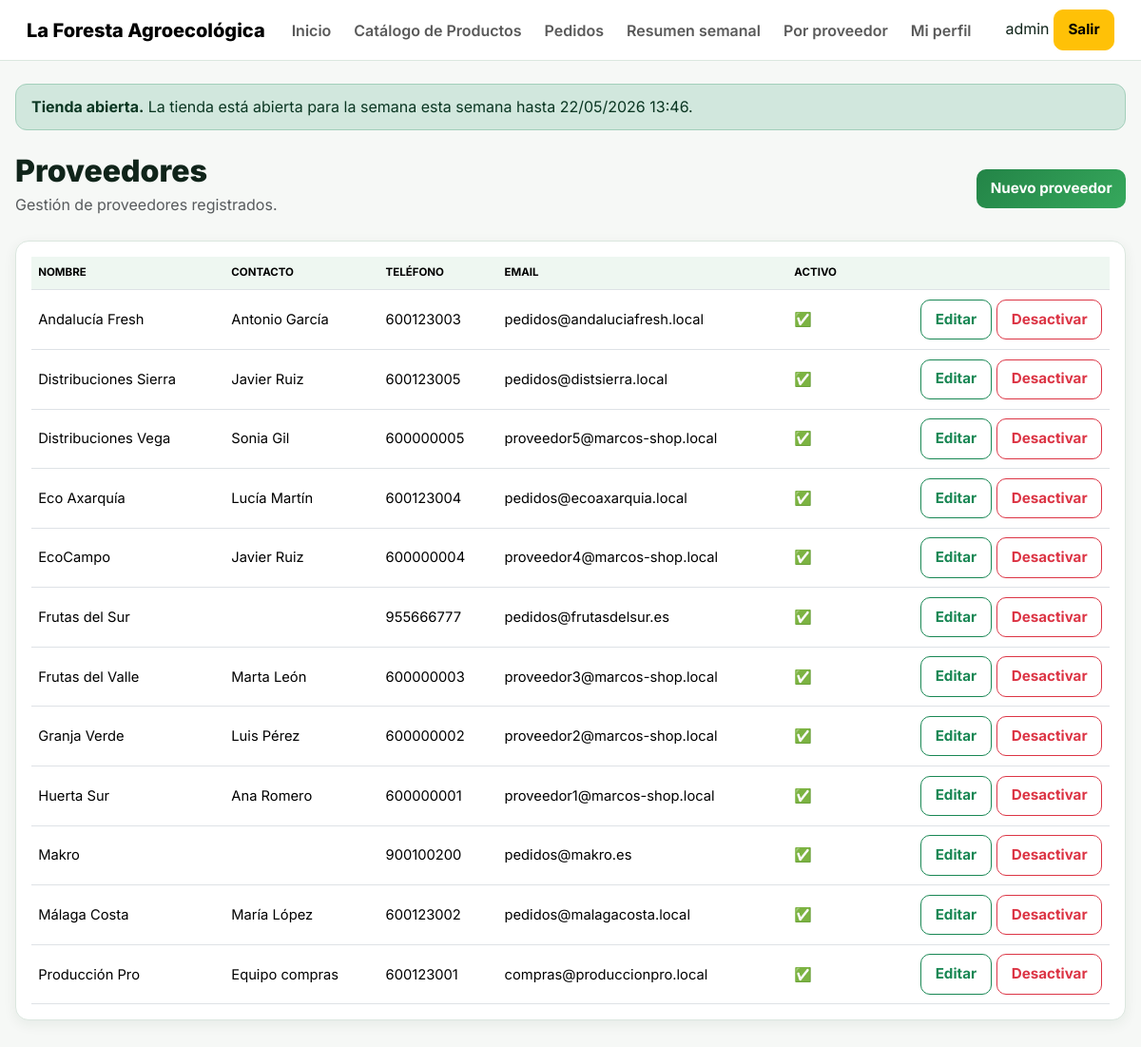
The page /catalogo/proveedores/ (signed in) on the database its author committed.
### catalog/models.py (models this page shows, shortened)
class Proveedor(models.Model):
    nombre = models.CharField(max_length=150)
    contacto = models.CharField(max_length=150, blank=True)
    telefono = models.CharField(max_length=30, blank=True)
    email = models.EmailField(blank=True)
    direccion = models.TextField(blank=True)
    observaciones = models.TextField(blank=True)
    activo = models.BooleanField(default=True)
    class Meta:
        ordering = ['nombre']

### catalog/views.py (the view)
# urls.py: path('proveedores/', proveedor_list, name='proveedor_list'),
@login_required
@user_passes_test(admin_required)
def proveedor_list(request):
    proveedores = Proveedor.objects.all()
    return render(request, 'catalog/proveedor_list.html', {'proveedores': proveedores})

### catalog/views.py (called while the page is built)
def admin_required(user):
    return user.is_superuser

### core/context_processors.py (called while the page is built, shortened)
def shop_status(request):
    now = timezone.now()
    ciclo = OrderCycle.objects.filter(
        cerrado=False,
        inicio__lte=now,
        cierre__gte=now
    ).order_by('-inicio').first()
    if ciclo:
        shop_open = True
        shop_status_message = f'La tienda está abierta para la semana {ciclo.nombre} hasta {ciclo.cierre.strftime("%d/%m/%Y %H:%M")}.'
    return {
        'shop_open': shop_open,
        'shop_status_message': shop_status_message,
        'APP_DISPLAY_NAME': getattr(settings, 'APP_DISPLAY_NAME', 'La Foresta Agroecológica'),
    }

### templates/catalog/proveedor_list.html
{% extends "base.html" %}
{% block content %}
<div class="page-hero">
    <div>
        <h1>Proveedores</h1>
        <p class="text-muted">
            Gestión de proveedores registrados.
        </p>
    </div>
    <a href="{% url 'proveedor_create' %}"
       class="btn btn-success">
        Nuevo proveedor
    </a>
</div>
<div class="card">
    <div class="card-body">
        <table class="table align-middle">
            <thead>
                <tr>
                    <th>Nombre</th>
                    <th>Contacto</th>
                    <th>Teléfono</th>
                    <th>Email</th>
                    <th>Activo</th>
                    <th></th>
                </tr>
            </thead>
            <tbody>
                {% for proveedor in proveedores %}
                <tr>
                    <td>
                        {{ proveedor.nombre }}
                    </td>
                    <td>
                        {{ proveedor.contacto }}
                    </td>
                    <td>
                        {{ proveedor.telefono }}
                    </td>
                    <td>
                        {{ proveedor.email }}
                    </td>
                    <td>
                        {% if proveedor.activo %}
                        ✅
                        {% else %}
                        ❌
                        {% endif %}
                    </td>
                    <td class="text-end">
                        <a href="{% url 'proveedor_update' proveedor.pk %}"
                           class="btn btn-sm btn-outline-success">
                            Editar
                        </a>
                        <a href="{% url 'proveedor_delete' proveedor.pk %}"
                           class="btn btn-sm btn-outline-danger">
                            Desactivar
                        </a>
                    </td>
                </tr>
                {% empty %}
                <tr>
                    <td colspan="6">
                        No hay proveedores registrados.
                    </td>
                </tr>
                {% endfor %}
            </tbody>
        </table>
    </div>
</div>
{% endblock %}

### templates/base.html (shortened to what this page needs)
{% load static %}
<!DOCTYPE html>
<html lang="es">
<head>
  <link rel="stylesheet" href="https://cdn.jsdelivr.net/npm/bootstrap@5.3.3/dist/css/bootstrap.min.css">
  <link rel="stylesheet" href="{% static 'css/styles.css' %}">
</head>
<body class="app-body">
<nav class="navbar navbar-expand-lg app-navbar">
  <div class="container-fluid app-container">
    <a class="navbar-brand brand-mark" href="{% url 'dashboard_redirect' %}">
      <span>{{ APP_DISPLAY_NAME|default:"La Foresta Agroecológica" }}</span>
    </a>
    {% if user.is_authenticated %}
    <div class="collapse navbar-collapse" id="mainNav">
      <ul class="navbar-nav me-auto mb-2 mb-lg-0 nav-pills-soft">
        <li class="nav-item"><a class="nav-link" href="{% url 'dashboard_redirect' %}">Inicio</a></li>
        <li class="nav-item"><a class="nav-link" href="{% url 'product_table' %}">Catálogo de Productos</a></li>
        <li class="nav-item"><a class="nav-link" href="{% url 'pedido_list' %}">Pedidos</a></li>
        {% if user.is_superuser %}
          <li class="nav-item"><a class="nav-link" href="{% url 'weekly_summary' %}">Resumen semanal</a></li>
          <li class="nav-item"><a class="nav-link" href="{% url 'supplier_summary' %}">Por proveedor</a></li>
        {% endif %}
        <li class="nav-item"><a class="nav-link" href="{% url 'profile_edit' %}">Mi perfil</a></li>
      </ul>
      <div class="user-chip-wrap">
        <span class="user-chip">{{ user.username }}</span>
        <a class="btn btn-warning btn-sm btn-soft-warning" href="{% url 'logout' %}">Salir</a>
      </div>
    </div>
    {% endif %}
  </div>
</nav>
<main class="container py-4 app-container">
  {% if user.is_authenticated %}
    <div class="alert status-alert {% if shop_open %}alert-success{% else %}alert-warning{% endif %} mb-4" role="alert">
      <strong>{% if shop_open %}Tienda abierta{% else %}Tienda cerrada{% endif %}.</strong>
      {{ shop_status_message }}
    </div>
  {% endif %}
  {% block content %}{% endblock %}
</main>
</body>
</html>

### static/css/styles.css (style rules this page uses)
:root { --bg: #f6f8f6; --panel: #ffffff; --text: #10241a; --muted: #5f6f66; --green: #238447; --green-dark: #176332; --green-soft: #e8f5ec; --line: #dbe7df; --warning-bg: #fff6dc; --warning-line: #f2d47b; --shadow: 0 4px 14px rgba(20,60,35,.07); --radius: 14px; }
* { box-sizing: border-box; }
body { margin: 0; font-family: Inter, system-ui, sans-serif; color: var(--text); background: #f6f8f6; min-height: 100vh; overflow-x: hidden; }
.navbar { background: rgba(255,255,255,.96) !important; backdrop-filter: blur(10px); border-bottom: 1px solid var(--line); padding: .65rem 1rem; }
.navbar-brand { font-weight: 800; }
.nav-link { font-weight: 600; border-radius: 999px; padding: .45rem .75rem !important; }
.container { max-width: 1280px; padding: .8rem 1rem; }
h1 { font-size: 2rem; font-weight: 850; margin-bottom: .25rem; }
p { color: var(--muted); margin-bottom: .6rem; }
.alert { border-radius: 12px; padding: .7rem 1rem; margin-bottom: 1rem; }
.card { border-radius: var(--radius) !important; border: 1px solid var(--line) !important; box-shadow: var(--shadow); margin-bottom: 1rem; }
.card-body { padding: 1rem !important; }
.btn { border-radius: 10px !important; font-weight: 700 !important; padding: .55rem .9rem !important; font-size: .95rem !important; }
.btn-success { background: linear-gradient(135deg,var(--green),#36a85c) !important; border: none !important; }
.table { background: white; margin: 0 !important; font-size: .92rem; }
.table th { background: #eef7f1; text-transform: uppercase; font-size: .72rem; padding: .55rem .45rem !important; white-space: nowrap; }
.table td { padding: .55rem .45rem !important; vertical-align: middle; }
.table td .btn { margin: .05rem; }
.page-hero { display: flex; justify-content: space-between; align-items: center; flex-wrap: wrap; gap: .7rem; margin-bottom: 1rem; }

### rows shown on the page
Proveedor: nombre "Andalucía Fresh", contacto "Antonio García", telefono "600123003", email "pedidos@andaluciafresh.local"
Proveedor: nombre "Distribuciones Sierra", contacto "Javier Ruiz", telefono "600123005", email "pedidos@distsierra.local"
Proveedor: nombre "Distribuciones Vega", contacto "Sonia Gil", telefono "600000005", email "proveedor5@marcos-shop.local"
Proveedor: nombre "Eco Axarquía", contacto "Lucía Martín", telefono "600123004", email "pedidos@ecoaxarquia.local"
Proveedor: nombre "EcoCampo", contacto "Javier Ruiz", telefono "600000004", email "proveedor4@marcos-shop.local"
Proveedor: nombre "Frutas del Sur", telefono "955666777", email "pedidos@frutasdelsur.es"
Proveedor: nombre "Frutas del Valle", contacto "Marta León", telefono "600000003", email "proveedor3@marcos-shop.local"
Proveedor: nombre "Granja Verde", contacto "Luis Pérez", telefono "600000002", email "proveedor2@marcos-shop.local"
Proveedor: nombre "Huerta Sur", contacto "Ana Romero", telefono "600000001", email "proveedor1@marcos-shop.local"
Proveedor: nombre "Makro", telefono "900100200", email "pedidos@makro.es"
Proveedor: nombre "Málaga Costa", contacto "María López", telefono "600123002", email "pedidos@malagacosta.local"
Proveedor: nombre "Producción Pro", contacto "Equipo compras", telefono "600123001", email "compras@produccionpro.local"

### other values the page prints
{{ APP_DISPLAY_NAME|default:"La Foresta Agroecológica" }} "La Foresta Agroecológica"
{{ user.username }} "admin"
{{ shop_status_message }} "La tienda está abierta para la semana esta semana hasta 22/05/2026 13:46."
